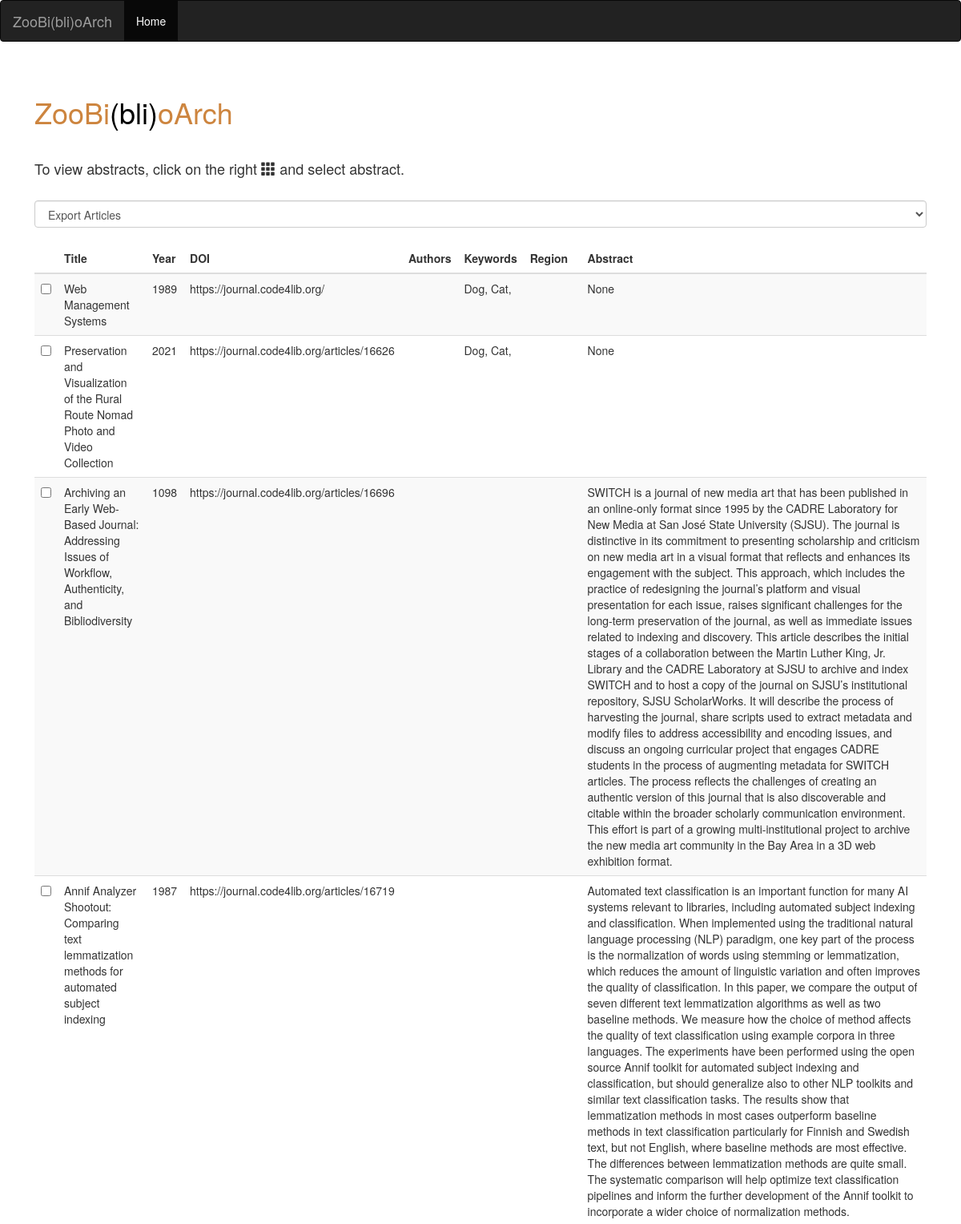
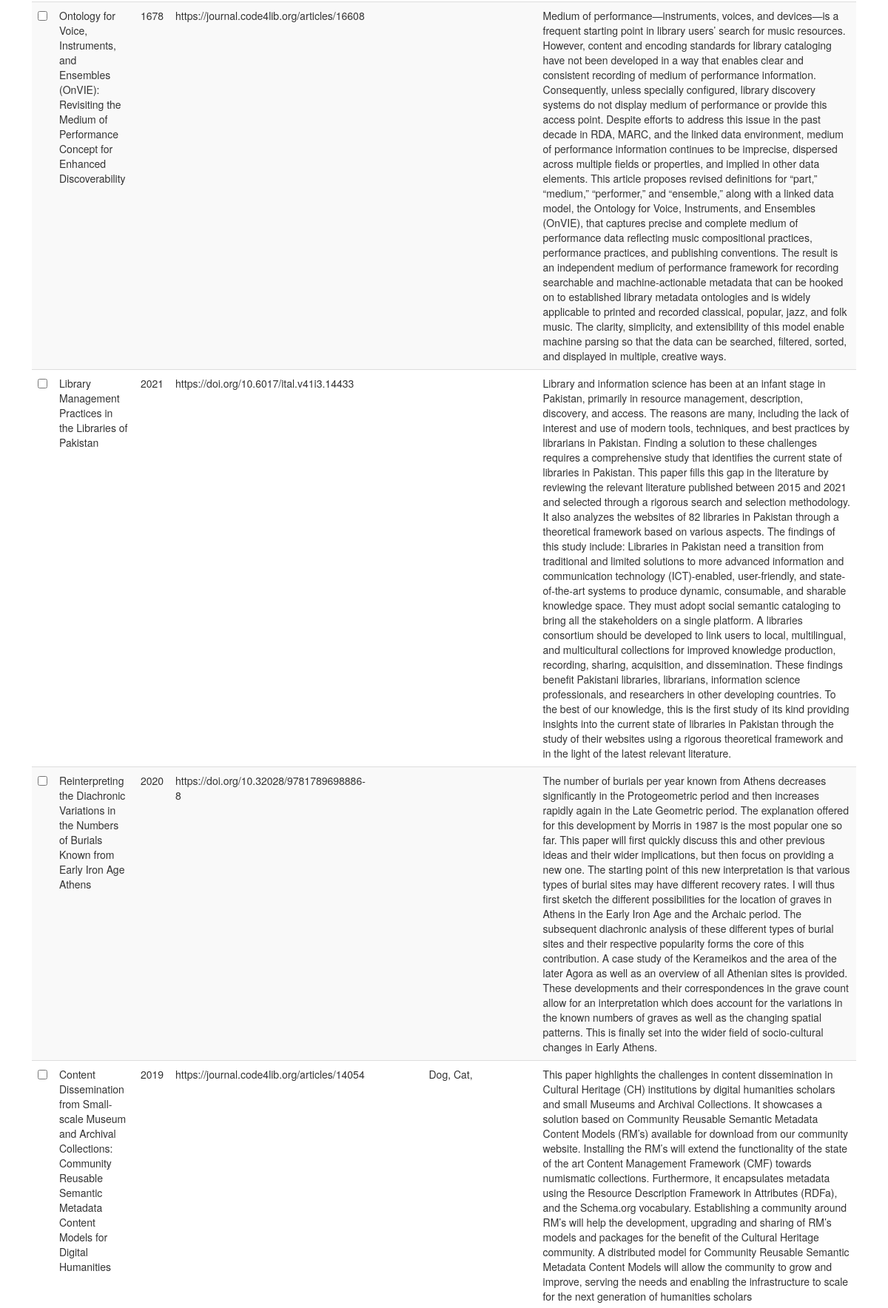
The page /articles (upper part) on the database its author committed (2 pictures, top to bottom).
### zoobiblioarch/models.py (models this page shows, shortened)
class Article(models.Model):
    title = models.CharField(max_length=300,null=True, blank=True,)
    DOI = models.CharField(max_length=200,null=True, blank=True,)
    year = models.IntegerField(null=True, blank=True,)
    abstract = models.TextField(null=True,blank=True,max_length=10000)
    journal = models.ForeignKey("Journal",on_delete=models.CASCADE,null=True, blank=True,)
    author = SortedManyToManyField("Author")
    keyword = models.ManyToManyField("Keyword",blank=True,)
    region = models.ManyToManyField("Region",blank=True,)

class keyword(models.Model):
    keyword = models.CharField(max_length=100,null=True, blank=True,)

### zoobiblioarch/views.py (the view)
# urls.py: path('articles', views.list_articles, name="list_articles"),
def list_articles(request):
    article = Article.objects.all()
    context = {'article':article,}
    return render(request, 'core/list_of_articles.html', context)

### templates/core/list_of_articles.html (shortened to what this page needs)
<!DOCTYPE html>
<html>
<head>
<link rel='stylesheet' href='https://maxcdn.bootstrapcdn.com/bootstrap/3.3.5/css/bootstrap.min.css'>
<link rel='stylesheet' href='https://cdnjs.cloudflare.com/ajax/libs/bootstrap-table/1.10.0/bootstrap-table.min.css'>
<link rel='stylesheet' href='https://rawgit.com/vitalets/x-editable/master/dist/bootstrap3-editable/css/bootstrap-editable.css'>
</head>
<nav class="navbar navbar-inverse">
  <div class="container-fluid">
    <div class="navbar-header">
      <a class="navbar-brand" href="/">ZooBi(bli)oArch</a>
    </div>
    <ul class="nav navbar-nav">
      <li class="active"><a href="/">Home</a></li>
    </ul>
  </div>
</nav>
<body>
<div class="container">
	<h1><span  style="color:peru">ZooBi</span><span style="color:black">(bli)</span><span style="color:peru">oArch</span></h1>
	<br>
	<h4>To view abstracts, click on the right <span class="glyphicon glyphicon-th"></span> and select abstract.</h4>
	<br>
	<div id="toolbar">
		<select class="form-control">
			<option value="">Export Articles</option>
		</select>
	</div>
	<br>
	<table id="table" class="table table-striped table-responsive-md btn-table"
	   data-toggle="table"
	   data-show-toggle="true"
	   data-show-columns="true"
       data-show-pagination-switch="true"
       data-pagination="true"
       data-page-list="[5, 10, 50, 100, all]"
	   data-search="true"
	   data-filter-control="true"
	   data-show-export="true"
	   data-click-to-select="true"
	   data-toolbar="#toolbar">
		<thead>
			<tr>
				<th data-field="state" data-checkbox="true"></th>
				<th data-field="title" data-filter-control="input" data-sortable="true">Title</th>
				<th data-field="date" data-filter-control="select" data-sortable="true">Year</th>
				<th data-field="DOI" data-filter-control="select" data-sortable="true">DOI</th>
				<th data-field="authors" data-filter-control="select" data-sortable="true">Authors</th>
				<th data-field="keywords" data-filter-control="select" data-sortable="true">Keywords</th>
			    <th data-field="region" data-filter-control="select" data-visible="true">Region</th>
				<th data-field="abstract" data-filter-control="input" data-visible="false">Abstract</th>
			</tr>
		</thead>
		<tbody>
    {% for x in article %}
			<tr>
				<td class="bs-checkbox "><input data-index="0" name="btSelectItem" type="checkbox"></td>
				<td>{{x.title}}</td>
				<td>{{x.year}}</td>
				<td>{{ x.DOI}}</td>
				<td>{% for a in x.author.all %} {{a.last_name}} , {{a.first_name | first  }} {% endfor %}</td>
				<td>{% for k in x.keyword.all %} {{k.keyword}}, {% endfor %}</td>
				<td>{% for r in x.region.all %} {{r.region_name}}, {% endfor %}</td>
				<td>{{ x.abstract}}</td>
			</tr>
		{% endfor %}
		</tbody>
	</table>
</div>
</body>
</html>

### templates/core/list_of_articles.html (style rules this page uses)
.container { padding: 2em; }

### rows shown on the page
Article: title "Web Management Systems", year "1989", DOI "https://journal.code4lib.org/", abstract "None"
keyword: keyword "Dog"
keyword: keyword "Cat"
Article: title "Preservation and Visualization of the Rural Route Nomad Photo and Video Collection", year "2021", DOI "https://journal.code4lib.org/articles/16626", abstract "None"
Article: title "Archiving an Early Web-Based Journal: Addressing Issues of Workflow, Authenticity, and Bibliodiversity", year "1098", DOI "https://journal.code4lib.org/articles/16696", abstract "SWITCH is a journal of new media art that has been published in an online-only format since 1995 by the CADRE Laboratory for New Media at San José State University (SJSU). The journal is distinctive in its commitment to presenting scholarship and criticism on new media art in a visual format that reflects and enhances its engagement with the subject. This approach, which includes the practice of redesigning the journal’s platform and visual presentation for each issue, raises significant challenges for the long-term preservation of the journal, as well as immediate issues related to indexing and discovery. This article describes the initial stages of a collaboration between the Martin…"
Article: title "Annif Analyzer Shootout: Comparing text lemmatization methods for automated subject indexing", year "1987", DOI "https://journal.code4lib.org/articles/16719", abstract "Automated text classification is an important function for many AI systems relevant to libraries, including automated subject indexing and classification. When implemented using the traditional natural language processing (NLP) paradigm, one key part of the process is the normalization of words using stemming or lemmatization, which reduces the amount of linguistic variation and often improves the quality of classification. In this paper, we compare the output of seven different text lemmatization algorithms as well as two baseline methods. We measure how the choice of method affects the quality of text classification using example corpora in three languages. The experiments have been…"
Article: title "Ontology for Voice, Instruments, and Ensembles (OnVIE): Revisiting the Medium of Performance Concept for Enhanced Discoverability", year "1678", DOI "https://journal.code4lib.org/articles/16608", abstract "Medium of performance—instruments, voices, and devices—is a frequent starting point in library users’ search for music resources. However, content and encoding standards for library cataloging have not been developed in a way that enables clear and consistent recording of medium of performance information. Consequently, unless specially configured, library discovery systems do not display medium of performance or provide this access point. Despite efforts to address this issue in the past decade in RDA, MARC, and the linked data environment, medium of performance information continues to be imprecise, dispersed across multiple fields or properties, and implied in other data elements. This…"
Article: title "Library Management Practices in the Libraries of Pakistan", year "2021", DOI "https://doi.org/10.6017/ital.v41i3.14433", abstract "Library and information science has been at an infant stage in Pakistan, primarily in resource management, description, discovery, and access. The reasons are many, including the lack of interest and use of modern tools, techniques, and best practices by librarians in Pakistan. Finding a solution to these challenges requires a comprehensive study that identifies the current state of libraries in Pakistan. This paper fills this gap in the literature by reviewing the relevant literature published between 2015 and 2021 and selected through a rigorous search and selection methodology. It also analyzes the websites of 82 libraries in Pakistan through a theoretical framework based on various…"
Article: title "Reinterpreting the Diachronic Variations in the Numbers of Burials Known from Early Iron Age Athens", year "2020", DOI "https://doi.org/10.32028/9781789698886-8", abstract "The number of burials per year known from Athens decreases significantly in the Protogeometric period and then increases rapidly again in the Late Geometric period. The explanation offered for this development by Morris in 1987 is the most popular one so far. This paper will first quickly discuss this and other previous ideas and their wider implications, but then focus on providing a new one. The starting point of this new interpretation is that various types of burial sites may have different recovery rates. I will thus first sketch the different possibilities for the location of graves in Athens in the Early Iron Age and the Archaic period. The subsequent diachronic analysis of these…"
Article: title "Content Dissemination from Small-scale Museum and Archival Collections: Community Reusable Semantic Metadata Content Models for Digital Humanities", year "2019", DOI "https://journal.code4lib.org/articles/14054", abstract "This paper highlights the challenges in content dissemination in Cultural Heritage (CH) institutions by digital humanities scholars and small Museums and Archival Collections. It showcases a solution based on Community Reusable Semantic Metadata Content Models (RM’s) available for download from our community website. Installing the RM’s will extend the functionality of the state of the art Content Management Framework (CMF) towards numismatic collections. Furthermore, it encapsulates metadata using the Resource Description Framework in Attributes (RDFa), and the Schema.org vocabulary. Establishing a community around RM’s will help the development, upgrading and sharing of RM’s models and…"
